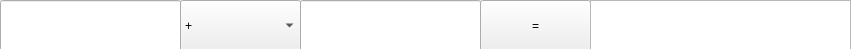
<?xml version="1.0" encoding="UTF-8"?>
<ui version="4.0">
 <class>Widget</class>
 <widget class="QWidget" name="Widget">
  <property name="geometry">
   <rect>
    <x>0</x>
    <y>0</y>
    <width>851</width>
    <height>49</height>
   </rect>
  </property>
  <property name="minimumSize">
   <size>
    <width>851</width>
    <height>49</height>
   </size>
  </property>
  <property name="maximumSize">
   <size>
    <width>851</width>
    <height>49</height>
   </size>
  </property>
  <property name="windowTitle">
   <string>Widget</string>
  </property>
  <widget class="QComboBox" name="comboBox">
   <property name="geometry">
    <rect>
     <x>180</x>
     <y>0</y>
     <width>121</width>
     <height>51</height>
    </rect>
   </property>
   <property name="cursor">
    <cursorShape>PointingHandCursor</cursorShape>
   </property>
   <property name="styleSheet">
    <string notr="true">font: 16pt &quot;MS Shell Dlg 2&quot;;
</string>
   </property>
   <property name="editable">
    <bool>false</bool>
   </property>
   <item>
    <property name="text">
     <string>+</string>
    </property>
   </item>
   <item>
    <property name="text">
     <string>-</string>
    </property>
   </item>
   <item>
    <property name="text">
     <string>*</string>
    </property>
   </item>
   <item>
    <property name="text">
     <string>/</string>
    </property>
   </item>
   <item>
    <property name="text">
     <string>^</string>
    </property>
   </item>
   <item>
    <property name="text">
     <string>V````</string>
    </property>
   </item>
   <item>
    <property name="text">
     <string>sin</string>
    </property>
   </item>
   <item>
    <property name="text">
     <string>cos</string>
    </property>
   </item>
   <item>
    <property name="text">
     <string>tg</string>
    </property>
   </item>
   <item>
    <property name="text">
     <string> ctg</string>
    </property>
   </item>
  </widget>
  <widget class="QPushButton" name="pushButton">
   <property name="geometry">
    <rect>
     <x>480</x>
     <y>0</y>
     <width>111</width>
     <height>51</height>
    </rect>
   </property>
   <property name="cursor">
    <cursorShape>PointingHandCursor</cursorShape>
   </property>
   <property name="styleSheet">
    <string notr="true">font: 16pt &quot;MS Shell Dlg 2&quot;;</string>
   </property>
   <property name="text">
    <string>=</string>
   </property>
  </widget>
  <widget class="QTextBrowser" name="textBrowser">
   <property name="geometry">
    <rect>
     <x>590</x>
     <y>0</y>
     <width>261</width>
     <height>51</height>
    </rect>
   </property>
   <property name="cursor" stdset="0">
    <cursorShape>ForbiddenCursor</cursorShape>
   </property>
   <property name="layoutDirection">
    <enum>Qt::LeftToRight</enum>
   </property>
   <property name="styleSheet">
    <string notr="true">font: 16pt &quot;MS Serif&quot;;</string>
   </property>
   <property name="autoFormatting">
    <set>QTextEdit::AutoNone</set>
   </property>
  </widget>
  <widget class="QLineEdit" name="lineEdit">
   <property name="enabled">
    <bool>true</bool>
   </property>
   <property name="geometry">
    <rect>
     <x>0</x>
     <y>0</y>
     <width>181</width>
     <height>51</height>
    </rect>
   </property>
   <property name="styleSheet">
    <string notr="true">font: 16pt &quot;MS Serif&quot;;</string>
   </property>
  </widget>
  <widget class="QLineEdit" name="lineEdit_2">
   <property name="geometry">
    <rect>
     <x>300</x>
     <y>0</y>
     <width>181</width>
     <height>51</height>
    </rect>
   </property>
   <property name="styleSheet">
    <string notr="true">font: 16pt &quot;MS Serif&quot;;</string>
   </property>
  </widget>
 </widget>
 <layoutdefault spacing="6" margin="11"/>
 <resources/>
 <connections/>
</ui>
